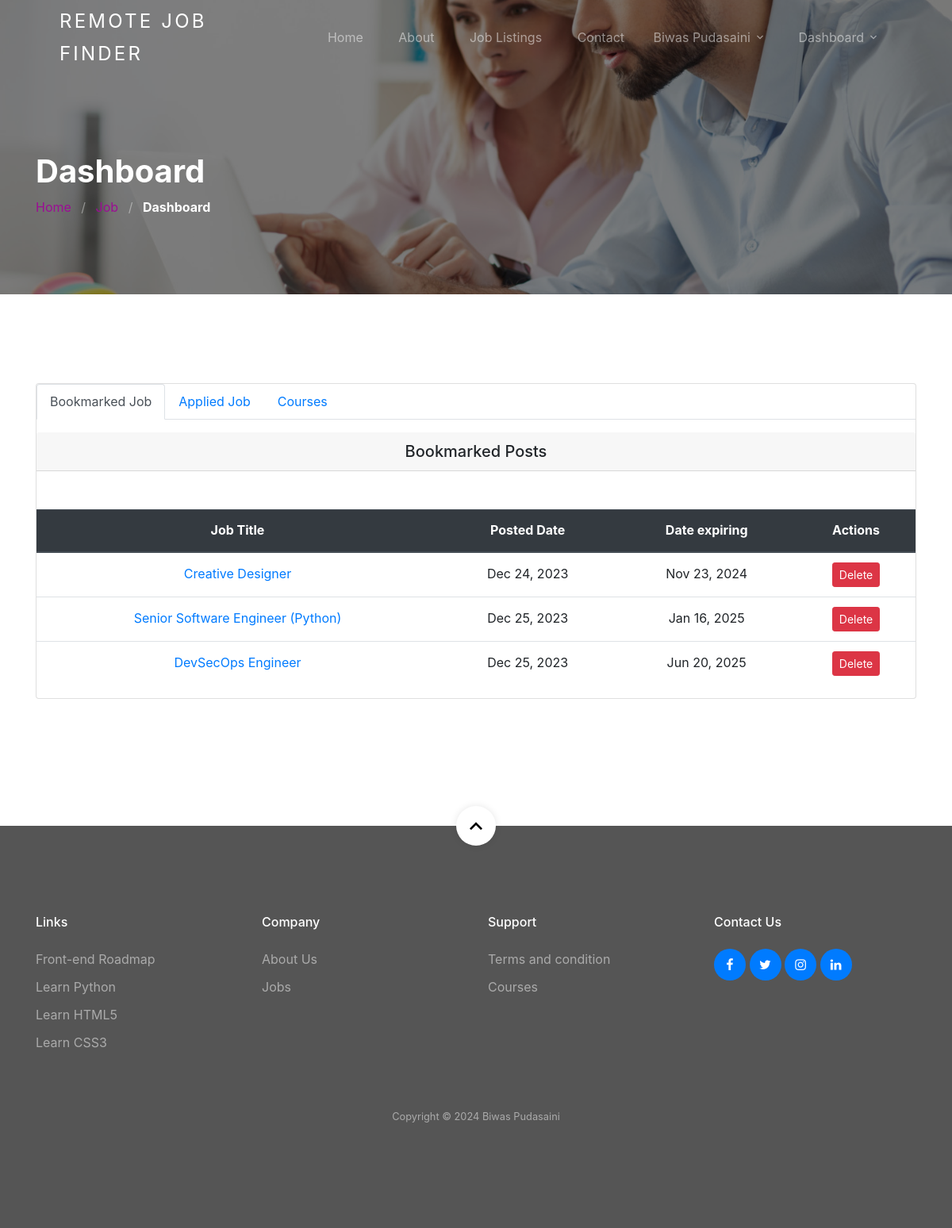
The page /dashboard/ (signed in) on the database its author committed.
### account/models.py (models this page shows, shortened)
class User(AbstractUser):
    username = None
    email = models.EmailField(unique=True, blank=False,
                              error_messages={
                                  'unique': "A user with that email already exists.",
                              })
    role = models.CharField(choices=ROLE,  max_length=10)
    gender = models.CharField(choices=JOB_TYPE, max_length=1)
    phone_number = models.CharField(max_length=10, null=True, blank=True)  # Store phone number as a string
    pdf_document = models.FileField(upload_to='pdf_documents/')
    photo=models.ImageField(upload_to='images',null=True, blank=True, default='images/default_image.png')
    USERNAME_FIELD = "email"
    REQUIRED_FIELDS = []
    def get_full_name(self):
        return self.first_name+ ' ' + self.last_name
    objects = CustomUserManager()

### jobapp/models.py (models this page shows, shortened)
class BookmarkJob(models.Model):
    user = models.ForeignKey(User, on_delete=models.CASCADE)
    job = models.ForeignKey(Job, on_delete=models.CASCADE)
    timestamp = models.DateTimeField(auto_now=True, auto_now_add=False)

class Job(models.Model):
    user = models.ForeignKey(User, related_name='User', on_delete=models.CASCADE)
    title = models.CharField(max_length=300)
    description = RichTextField()
    tags = TaggableManager()
    location = models.CharField(max_length=300)
    job_type = models.CharField(choices=JOB_TYPE, max_length=1)
    category = models.ForeignKey(Category,related_name='Category', on_delete=models.CASCADE)
    salary = models.CharField(max_length=30, blank=True)
    company_name = models.CharField(max_length=300)
    company_description = RichTextField(blank=True, null=True)
    url = models.URLField(max_length=200)
    last_date = models.DateField()
    is_published = models.BooleanField(default=False)
    is_closed = models.BooleanField(default=False)
    timestamp = models.DateTimeField(auto_now=True)

### jobapp/views.py (the view, shortened to what this page needs)
# urls.py: path('dashboard/', views.dashboard_view, name='dashboard'),
@login_required(login_url=reverse_lazy('account:login'))
def dashboard_view(request):
    jobs = []
    savedjobs = []
    appliedjobs = []
    appliedcourses=[]
    total_applicants = {}
    if request.user.role == 'employer':
        jobs = Job.objects.filter(user=request.user.id)
        for job in jobs:
            count = Applicant.objects.filter(job=job.id).count()
            total_applicants[job.id] = count
    if request.user.role == 'employee':
        savedjobs = BookmarkJob.objects.filter(user=request.user.id)
        appliedjobs = Applicant.objects.filter(user=request.user.id)
        appliedcourses = Enrollment.objects.filter(user=request.user.id)
    context = {
        'jobs': jobs,
        'savedjobs': savedjobs,
        'appliedjobs': appliedjobs,
        'appliedcourses':appliedcourses,
        'total_applicants': total_applicants
    }
    return render(request, 'jobapp/dashboard.html', context)

### template/jobapp/dashboard.html (shortened to what this page needs)
{% extends 'base.html' %}
{% load static %}
{% load get_total_applicant %}
{% block content %}
<section class="section-hero overlay inner-page bg-image"
    style="background-image: url('{% static 'images/bgrr.jpg' %}');" id="home-section">
    <div class="container">
        <div class="row">
            <div class="col-md-7">
                <h1 class="text-white font-weight-bold">Dashboard</h1>
                <div class="custom-breadcrumbs">
                    <a href="{% url 'jobapp:home' %}">Home</a> <span class="mx-2 slash">/</span>
                    <a href="{% url 'jobapp:job-list' %}">Job</a> <span class="mx-2 slash">/</span>
                    <span class="text-white"><strong>Dashboard</strong></span>
                </div>
            </div>
        </div>
    </div>
</section>
<section class="site-section">
    <div class="container">
        <div class="row">
            <div class="col-lg-12 mb-5">
                <div class="card">
                    {% if user.role == "employer" %}
                    <h5 class="card-header text-center">My All Job</h5>
                    {% if jobs %}
                    <div class="table-responsive">
                        <table class="table text-center mt-5">
                            <thead class="thead-dark">
                                <tr>
                                    <th>Job Title</th>
                                    <th>Posted Date</th>
                                    <th>Date expiring</th>
                                    <th>Status</th>
                                    <th>Applicants</th>
                                    <th>Actions</th>
                                </tr>
                            </thead>
                            <tbody>
                                {% for job in jobs %}
                                <tr id="row_{{ job.id }}">
                                    <td class="text-left"><a href="{% url 'jobapp:single-job' job.id %}">{{ job.title }}</a></td>
                                    <td>{{ job.timestamp | date:'M d, Y'  }}</td>
                                    <td>{{ job.last_date | date:'M d, Y' }}</td>
                                    <td>
                                        {% if job.is_published == True %}
                                            <span class="badge badge-info">Published</span>
                                        {% else %}
                                            <span class="badge badge-danger px-2">Pending</span>
                                        {% endif %}
                                    </td>
                                    <td>
                                        {% get_total_applicant total_applicants job as is_applicant %}
                                        {% if is_applicant %}
                                        <a href="{% url 'jobapp:applicants' job.id %}">
                                            <i class="fa fa-users"></i>
                                            <span class="badge badge-success text-white">
                                                {% if is_applicant > 1 %}
                                                    {% get_total_applicant total_applicants job %} Applicants
                                                {% else %}
                                                    {% get_total_applicant total_applicants job %} Applicant
                                                {% endif %}
                                            </span>
                                        </a>
                                        {% endif %}
                                    </td>
                                    <td>
                                        <a class="btn btn-info btn-sm" href="{% url 'jobapp:edit-job' job.id %}" role="button">Edit</a>
                                        {% if job.is_published == True %}
                                            {% if job.is_closed == False %}
                                                <span id="change_job_status_{{ job.id }}">
                                                    <button onclick="call_sw_alert_func('{% url 'jobapp:complete' job.id %}','{{ job.id }}', 'Once Clicked, Your Post Will Marked Completed')" class="text-white btn btn-success btn-sm" >Make Close</button>
                                                </span>
                                            {% else %}
                                                <a class="text-white btn btn-success btn-sm" role="button">Closed</a>
                                            {% endif %}
                                        {% endif %}
                                        <button onclick="call_sw_alert_func('{% url 'jobapp:delete' job.id %}','{{ job.id }}','Once Deleted, You Will Not be Able To Recover This Post!')" class="btn btn-danger btn-sm">Delete</button>
                                    </td>
                                </tr>
                                {% endfor %}
                            </tbody>
                        </table>
                    </div>
                    {% else %}
                    <p class="m-5">You have not any job yet !! <a href="{% url 'jobapp:create-job' %}">Create a new one.</a></p>
                    {% endif %}
                    {% elif user.role == "employee" %}
                    <ul class="mb-3 nav nav-tabs" id="myTab" role="tablist">
                        <li class="nav-item">
                            <a class="nav-link active" id="home-tab" data-toggle="tab" href="#home" role="tab" aria-controls="home" aria-selected="true">Bookmarked Job</a>
                        </li>
                        <li class="nav-item">
                            <a class="nav-link" id="profile-tab" data-toggle="tab" href="#profile" role="tab" aria-controls="profile" aria-selected="false">Applied Job</a>
                        </li>
                        <li class="nav-item">
                            <a class="nav-link" id="course-tab" data-toggle="tab" href="#course" role="tab" aria-controls="course" aria-selected="false">Courses</a>
                        </li>
                    </ul>
                    <div class="tab-content" id="myTabContent">
                        <div class="tab-pane fade show active" id="home" role="tabpanel" aria-labelledby="home-tab">
                            <h5 class="card-header text-center">Bookmarked Posts</h5>
                            {% if savedjobs %}
                                <div class="table-responsive">
                                    <table class="table text-center mt-5">
                                        <thead class="thead-dark">
                                            <tr>
                                                <th>Job Title</th>
                                                <th>Posted Date</th>
                                                <th>Date expiring</th>
                                                <th>Actions</th>
                                            </tr>
                                        </thead>
                                        <tbody>
                                            {% for job in savedjobs %}
                                                <tr id="row_{{ job.id }}">
                                                    <td><a href="{% url 'jobapp:single-job' job.job.id %}">{{ job.job.title }}</a></td>
                                                    <td>{{ job.timestamp | date:'M d, Y' }}</td>
                                                    <td>{{ job.job.last_date | date:'M d, Y' }}</td>
                                                    <td>
                                                        <button onclick="call_sw_alert_func('{% url 'jobapp:delete-bookmark' job.id %}','{{ job.id }}','Once Deleted, This Post Will Remove From Your Favourite List!')" class="btn btn-danger btn-sm">Delete</button>
                                                    </td>
                                                </tr>
                                            {% endfor %}
                                        </tbody>
                                    </table>
                                </div>
                            {% else %}
                                <p class="m-5">You have not any save job yet !! </p>
                            {% endif %}
                        </div>
                    </div>
                    {% endif %}
                </div>
            </div>
        </div>
    </div>
</section>
{% endblock %}

### template/header.html (shortened to what this page needs)
<div class="site-wrap">
  <header class="site-navbar mt-3">
    <div class="container-fluid">
      <div class="row align-items-center">
        <div class="site-logo col-6 col-md-4 col-lg-3">
          <a href="{% url 'jobapp:home' %}">Remote Job Finder</a>
      </div>
              <nav class="mx-auto site-navigation">
          <ul class="site-menu js-clone-nav d-none d-xl-block ml-0 pl-0">
            <li><a href="{% url 'jobapp:home' %}" class="nav-link">Home</a></li>
            <li><a href="{% url 'jobapp:about_us' %}">About</a></li>
            <li><a href="{% url 'jobapp:job-list' %}">Job Listings</a></li>
            <li><a href="{% url 'jobapp:contact_us' %}">Contact</a></li>
          </ul>
        </nav>
        <div class="right-cta-menu text-right d-flex aligin-items-center col-6">
          <div class="ml-auto">
            <div class="site-navigation fix">
              <ul class="site-menu js-clone-nav d-none d-xl-block ml-0 pl-0">
                {% if user.is_authenticated and user.role == 'employer'  %}
                <a href="{% url 'jobapp:create-job' %}"
                  class="js-clone-nav pr-3 btn btn-outline-white border-width-2 d-none d-lg-inline-block"><span
                    class="mr-2 icon-add"></span>Publish Job</a>
                <li class="pr-3 has-children">
                  <a>Dashboard</a>
                  <ul class="dropdown">
                    <li><a>Vendor: {{ user.first_name }}</a></li>
                    <li><a href="{% url 'jobapp:dashboard' %}">My Jobs</a></li>
                    <li><a href="{% url 'account:change_password' %}">Change Password</a></li>
                    <li><a href="#" onclick="showLogoutAlert()">Logout</a></li>
                  </ul>
                </li>
                {% elif user.is_authenticated %}
                <li class="pr-3 has-children">
                  <a>{{ user.first_name }} {{ user.last_name }}</a>
                </li>
                <li class="pr-3 has-children">
                  <a>Dashboard</a>
                </li>
                {% endif %}
              </ul>
            </div>
          </div>
        </div>
      </div>
    </div>
  </header>

### rows shown on the page
User: first_name "Biwas", last_name "Pudasaini"
BookmarkJob: job "Creative Designer", timestamp "Dec 24, 2023", job.last_date "Nov 23, 2024"
BookmarkJob: job "Senior Software Engineer (Python)", timestamp "Dec 25, 2023", job.last_date "Jan 16, 2025"
BookmarkJob: job "DevSecOps Engineer", timestamp "Dec 25, 2023", job.last_date "Jun 20, 2025"
